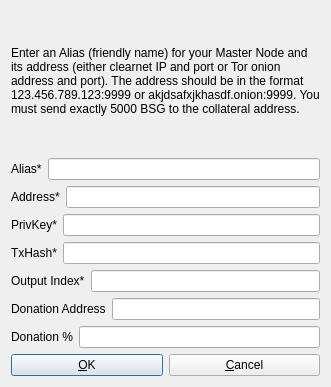
<?xml version="1.0" encoding="UTF-8"?>
<ui version="4.0">
 <class>AddEditAdrenalineNode</class>
 <widget class="QDialog" name="AddEditAdrenalineNode">
  <property name="geometry">
   <rect>
    <x>0</x>
    <y>0</y>
    <width>331</width>
    <height>387</height>
   </rect>
  </property>
  <property name="windowTitle">
   <string>Add/Edit Bsgcoin Node</string>
  </property>
  <property name="modal">
   <bool>true</bool>
  </property>
  <layout class="QVBoxLayout" name="verticalLayout">
   <item>
    <widget class="QLabel" name="label_9">
     <property name="sizePolicy">
      <sizepolicy hsizetype="Preferred" vsizetype="Expanding">
       <horstretch>0</horstretch>
       <verstretch>0</verstretch>
      </sizepolicy>
     </property>
     <property name="text">
      <string>&lt;html&gt;&lt;head/&gt;&lt;body&gt;&lt;p&gt;Enter an Alias (friendly name) for your Master Node and its address (either clearnet IP and port or Tor onion address and port). The address should be in the format 123.456.789.123:9999 or akjdsafxjkhasdf.onion:9999. You must send exactly 5000 BSG to the collateral address.&lt;/p&gt;&lt;/body&gt;&lt;/html&gt;</string>
     </property>
     <property name="wordWrap">
      <bool>true</bool>
     </property>
    </widget>
   </item>
   <item>
    <layout class="QHBoxLayout" name="horizontalLayout_4">
     <property name="bottomMargin">
      <number>0</number>
     </property>
     <item>
      <widget class="QLabel" name="label_4">
       <property name="text">
        <string>Alias*</string>
       </property>
      </widget>
     </item>
     <item>
      <widget class="QLineEdit" name="aliasLineEdit"/>
     </item>
    </layout>
   </item>
   <item>
    <layout class="QHBoxLayout" name="horizontalLayout_5">
     <property name="bottomMargin">
      <number>0</number>
     </property>
     <item>
      <widget class="QLabel" name="label_6">
       <property name="text">
        <string>Address*</string>
       </property>
      </widget>
     </item>
     <item>
      <widget class="QLineEdit" name="addressLineEdit"/>
     </item>
    </layout>
   </item>
   <item>
    <layout class="QHBoxLayout" name="horizontalLayout_3">
     <property name="bottomMargin">
      <number>0</number>
     </property>
     <item>
      <widget class="QLabel" name="label_5">
       <property name="text">
        <string>PrivKey*</string>
       </property>
      </widget>
     </item>
     <item>
      <widget class="QLineEdit" name="privkeyLineEdit"/>
     </item>
    </layout>
   </item>
   <item>
    <layout class="QHBoxLayout" name="horizontalLayout_2">
     <property name="bottomMargin">
      <number>0</number>
     </property>
     <item>
      <widget class="QLabel" name="label_2">
       <property name="text">
        <string>TxHash*</string>
       </property>
      </widget>
     </item>
     <item>
      <widget class="QLineEdit" name="txhashLineEdit"/>
     </item>
    </layout>
   </item>
   <item>
    <layout class="QHBoxLayout" name="horizontalLayout_8">
     <property name="bottomMargin">
      <number>0</number>
     </property>
     <item>
      <widget class="QLabel" name="label_8">
       <property name="text">
        <string>Output Index*</string>
       </property>
      </widget>
     </item>
     <item>
      <widget class="QLineEdit" name="outputindexLineEdit"/>
     </item>
    </layout>
   </item>
   <item>
    <layout class="QHBoxLayout" name="horizontalLayout_6">
     <property name="bottomMargin">
      <number>0</number>
     </property>
     <item>
      <widget class="QLabel" name="label_3">
       <property name="text">
        <string>Donation Address</string>
       </property>
      </widget>
     </item>
     <item>
      <widget class="QLineEdit" name="donationaddressLineEdit"/>
     </item>
    </layout>
   </item>
   <item>
    <layout class="QHBoxLayout" name="horizontalLayout_7">
     <property name="bottomMargin">
      <number>0</number>
     </property>
     <item>
      <widget class="QLabel" name="label_7">
       <property name="text">
        <string>Donation %</string>
       </property>
      </widget>
     </item>
     <item>
      <widget class="QLineEdit" name="donationpercentageLineEdit"/>
     </item>
    </layout>
   </item>
   <item>
    <layout class="QHBoxLayout" name="horizontalLayout_Buttons">
     <item>
      <widget class="QPushButton" name="okButton">
       <property name="text">
        <string>&amp;OK</string>
       </property>
      </widget>
     </item>
     <item>
      <widget class="QPushButton" name="cancelButton">
       <property name="text">
        <string>&amp;Cancel</string>
       </property>
       <property name="autoDefault">
        <bool>false</bool>
       </property>
      </widget>
     </item>
    </layout>
   </item>
  </layout>
 </widget>
 <resources/>
 <connections/>
</ui>
